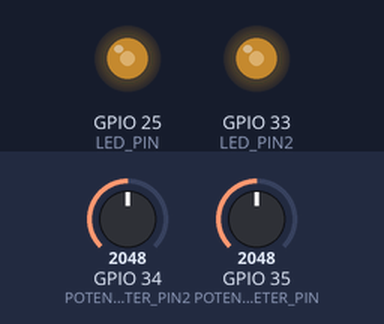
The sketch below on a simulated ESP32. Parts: output pins drawn as LEDs (lit = HIGH). Inputs (shaded band) come from the test bench; at power-on: GPIO 34 (POTENTIOMETER_PIN2) = 2048, GPIO 35 (POTENTIOMETER_PIN) = 2048.

Above: at 1.2 s.
1.3 s: GPIO 34 (POTENTIOMETER_PIN2) set to 2866
At 1.7 s:
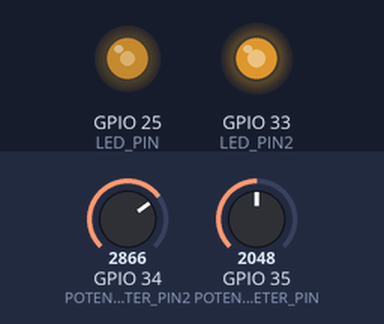
2.8 s: GPIO 35 (POTENTIOMETER_PIN) set to 2866
At 4.0 s:
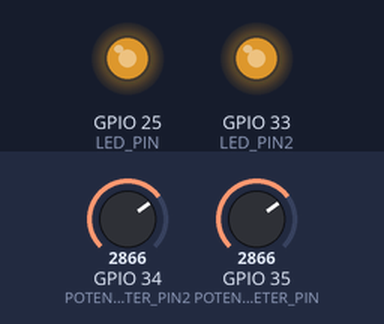
4.3 s: GPIO 34 (POTENTIOMETER_PIN2) set to 3603
At 5.5 s:
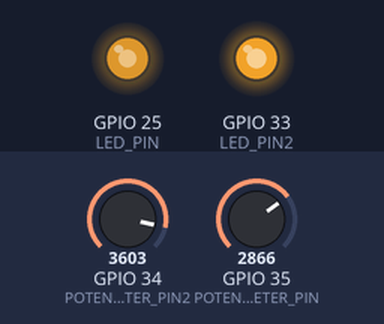
5.8 s: GPIO 35 (POTENTIOMETER_PIN) set to 3603
At 6.8 s:
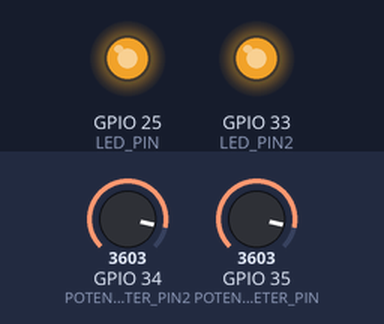
7.3 s: GPIO 34 (POTENTIOMETER_PIN2) set to 2047
At 8.1 s:
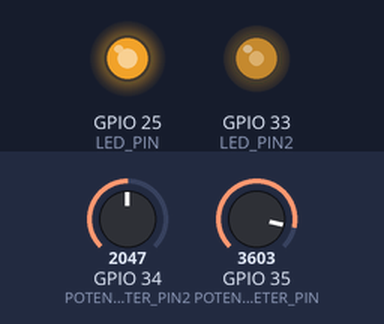
8.8 s: GPIO 35 (POTENTIOMETER_PIN) set to 491
At 9.4 s:
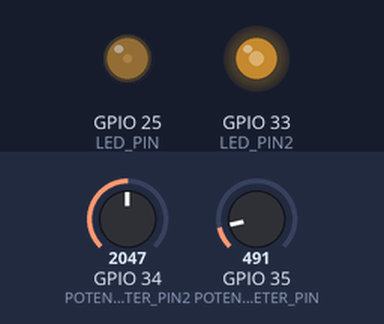
Timing chart, 0 to 11.3 s (numbered marks = the images above; inputs shaded):
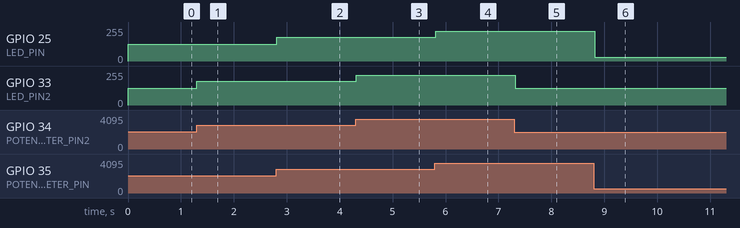

The sketch:

05_control_lights_with_pots.ino
```cpp
#define POTENTIOMETER_PIN  35  // ESP32 pin GPIO36 (ADC0) connected to Potentiometer pin
#define LED_PIN            25  // ESP32 pin GPIO21 connected to LED's pin

#define POTENTIOMETER_PIN2  34  // ESP32 pin GPIO36 (ADC0) connected to Potentiometer pin
#define LED_PIN2            33  // ESP32 pin GPIO21 connected to LED's pin

//declare buttons pins
const int btnPin = 13;
const int btnPin2 = 15;

//define button 1 states
int lastBtnState;
int btnState;

//define button 2 states
int lastBtnState2;
int btnState2;


// the setup routine runs once when you press reset:
void setup() {

  // declare LED pin to be an output:
  pinMode(LED_PIN, OUTPUT);
  pinMode(LED_PIN2, OUTPUT);


  //initializa button pins
  pinMode(btnPin, INPUT_PULLUP);
  pinMode(btnPin2, INPUT_PULLUP);


}

// the loop routine runs over and over again forever:
void loop() {
  // reads the input on analog pin A0 (value between 0 and 4095)
  int analogValue = analogRead(POTENTIOMETER_PIN);
  int analogValue2 = analogRead(POTENTIOMETER_PIN2);


  // scales it to brightness (value between 0 and 255)
  int brightness = map(analogValue, 0, 4095, 0, 255);
  int brightness2 = map(analogValue2, 0, 4095, 0, 255);


  // sets the brightness LED that connects to  pin 3
  analogWrite(LED_PIN, brightness);
  analogWrite(LED_PIN2, brightness2);


  delay(100);
}
```

Measured:
- after the input at 1.3 s, GPIO 33 (LED_PIN2): 127/255 → 178/255 at once
- after the input at 2.8 s, GPIO 25 (LED_PIN): 127/255 → 178/255 at once
- after the input at 4.3 s, GPIO 33 (LED_PIN2): 178/255 → 224/255 at once
- after the input at 5.8 s, GPIO 25 (LED_PIN): 178/255 → 224/255 at once
- after the input at 7.3 s, GPIO 33 (LED_PIN2): 224/255 → 127/255 at once
- after the input at 8.8 s, GPIO 25 (LED_PIN): 224/255 → 30/255 at once
